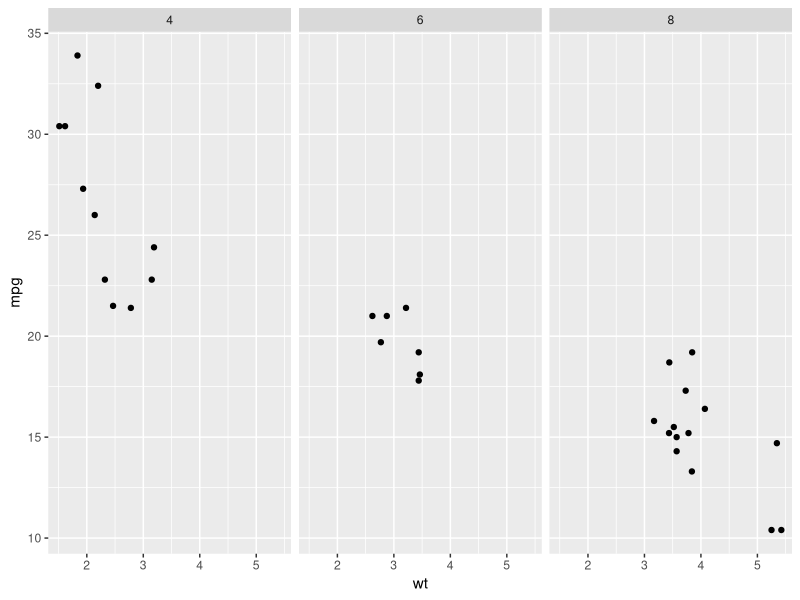

This figure's R source:
# Test strip theme element defaults
library(ggplot2)

p <- ggplot(mtcars, aes(x = wt, y = mpg)) +
  geom_point() +
  facet_wrap(~ cyl)

# Get complete theme
complete_theme <- theme_gray() + p$theme

# Extract strip elements
cat("=== Strip Text ===\n")
strip_text <- ggplot2:::calc_element("strip.text", complete_theme)
print(str(strip_text))

cat("\n=== Strip Background ===\n")
strip_bg <- ggplot2:::calc_element("strip.background", complete_theme)
print(str(strip_bg))

cat("\n=== Strip Clip ===\n")
cat(complete_theme$strip.clip, "\n")

cat("\n=== Strip Placement ===\n")
cat(complete_theme$strip.placement, "\n")
